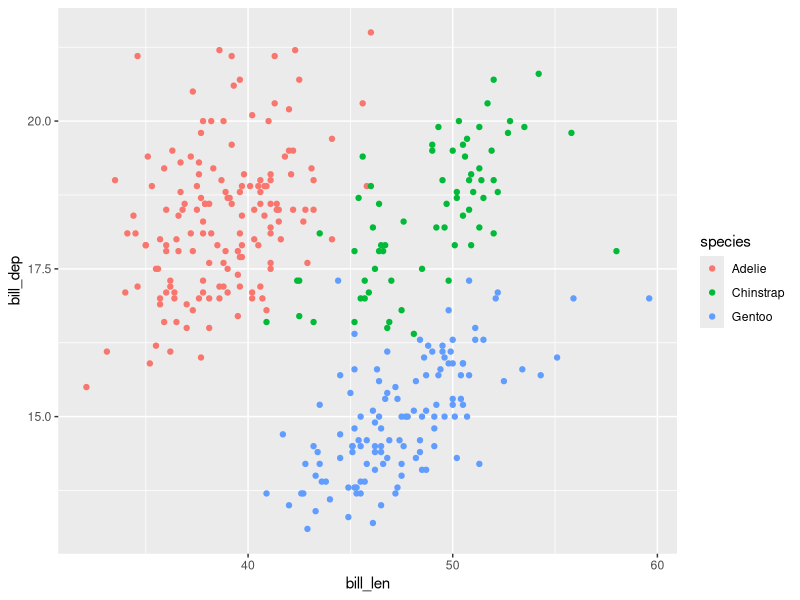

R code for this plot:
## ---- chunk 1
mean(1:100)
## ---- chunk 2
#| echo: false

mean(1:100)
## ---- chunk 3
#| label: plot-example
#| echo: true

library(ggplot2)
data(penguins)

ggplot(penguins, aes(x = bill_len, y = bill_dep,
                     colour = species)) +
  geom_point()
